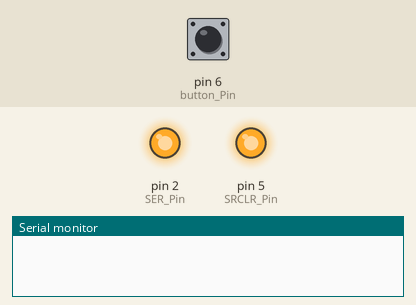
Bench run of a sketch on a simulated Arduino Uno, built with avr-gcc and run on an emulated ATmega328P. Shown: output pins drawn as LEDs (lit = HIGH), the last lines printed to the serial monitor. The inputs (shaded band) are chosen by the test bench; at power-on: pin 6 (button_Pin) LOW. Pins used as bus, display or sensor lines are not drawn.

Above: at 1.2 s.
1.3 s: pin 6 (button_Pin) pulled HIGH for 0.15 s
At 1.7 s:
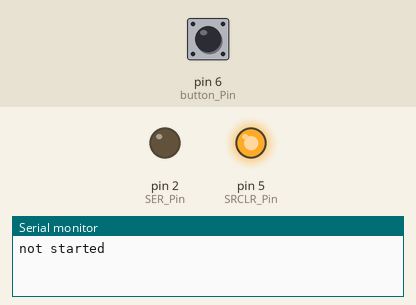
2.9 s: pin 6 (button_Pin) pulled HIGH for 1 s
Timing chart, 0 to 5.9 s (numbered marks = the images above; inputs shaded):
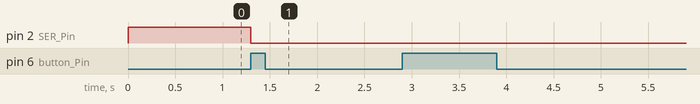

The sketch:

shift_register.ino
```cpp
int SER_Pin = 2;      //Input for next pin to be shifted in
int RCLK_Pin = 3;     //Needs to be pulled HIGH to set the output to the new shift register values, This must be pulled HIGH directly after SRCLK has gone LOW again.
int SRCLK_Pin = 4;    //When this pin is pulled HIGH, it will shift the register.
int SRCLR_Pin = 5;    //Will empty the whole Shift Register if pulled LOW, must be pulled HIGH to enable.
int button_Pin = 6;   //Button input for shifting the register

boolean started = false;

void setup() {
  //Start Serial
  Serial.begin(9600);

  //Set all pins to outputs
  pinMode(SER_Pin, OUTPUT);
  pinMode(RCLK_Pin, OUTPUT);
  pinMode(SRCLK_Pin, OUTPUT);
  pinMode(SRCLR_Pin, OUTPUT);

  //Clear Register, Set Serial Pin to HIGH
  digitalWrite(SRCLR_Pin, LOW);
  digitalWrite(SRCLR_Pin, HIGH);
  digitalWrite(SER_Pin, HIGH);
}

void loop() {
  //Read Button press
  int val = digitalRead(button_Pin);

  //Check if Button is pressed
  if(val == HIGH){
    //If there have been shifts, then shift everything over by inputting LOW
    if(started){
      digitalWrite(RCLK_Pin, LOW);
      digitalWrite(SRCLK_Pin, LOW);
      digitalWrite(SRCLK_Pin, HIGH);
      digitalWrite(RCLK_Pin, HIGH);
      Serial.println("started");
      delay(1200);
      digitalWrite(RCLK_Pin, LOW);
      digitalWrite(SRCLK_Pin, LOW);
      digitalWrite(SRCLK_Pin, HIGH);
      digitalWrite(RCLK_Pin, HIGH);
    }
    //Makes first input to shift register HIGH if there has not been any shifts yet
    else{
      started = true;
      digitalWrite(RCLK_Pin, LOW);    //Set LOW Before setting new Register Values
      digitalWrite(SRCLK_Pin, LOW);   //Set LOW before shifting register
      digitalWrite(SRCLK_Pin, HIGH);  //Shift Register
      digitalWrite(RCLK_Pin, HIGH);   //Set New Register Values
      digitalWrite(SER_Pin, LOW);     //Sets future pin inputs to LOW
      Serial.println("not started");
      delay(1200);                    //Shift Register after [t] time, where t is burn wire on time
      digitalWrite(RCLK_Pin, LOW);
      digitalWrite(SRCLK_Pin, LOW);
      digitalWrite(SRCLK_Pin, HIGH);
      digitalWrite(RCLK_Pin, HIGH);
    }
  }
}
```

pseudoplan.c
```cpp
/* This is the psuedo code we brought up on 11/15/2018
 * Debris:
 * Output pin high at a timed interval
 * possibly need to be over haystack
 * if timer alone, can we do based off GPS sensor time?
 * gps doesn't fit in 1T
 *
 * Pyrolysis:
 * Take in from RGB sensor and IR sensor
 * RGB currently requires i2C
 * based off a specific time (GPS input again?)
 * package this information for the transmission to upland
 * put into histogram format
 *
 * Logical background:
 * Handle start up
 * check battery power
 * read from RX
 * handle tx?
 * alive status signal at burt
 * */
```

Measured:
- after the input at 1.3 s, pin 2 (SER_Pin): HIGH → LOW at once
